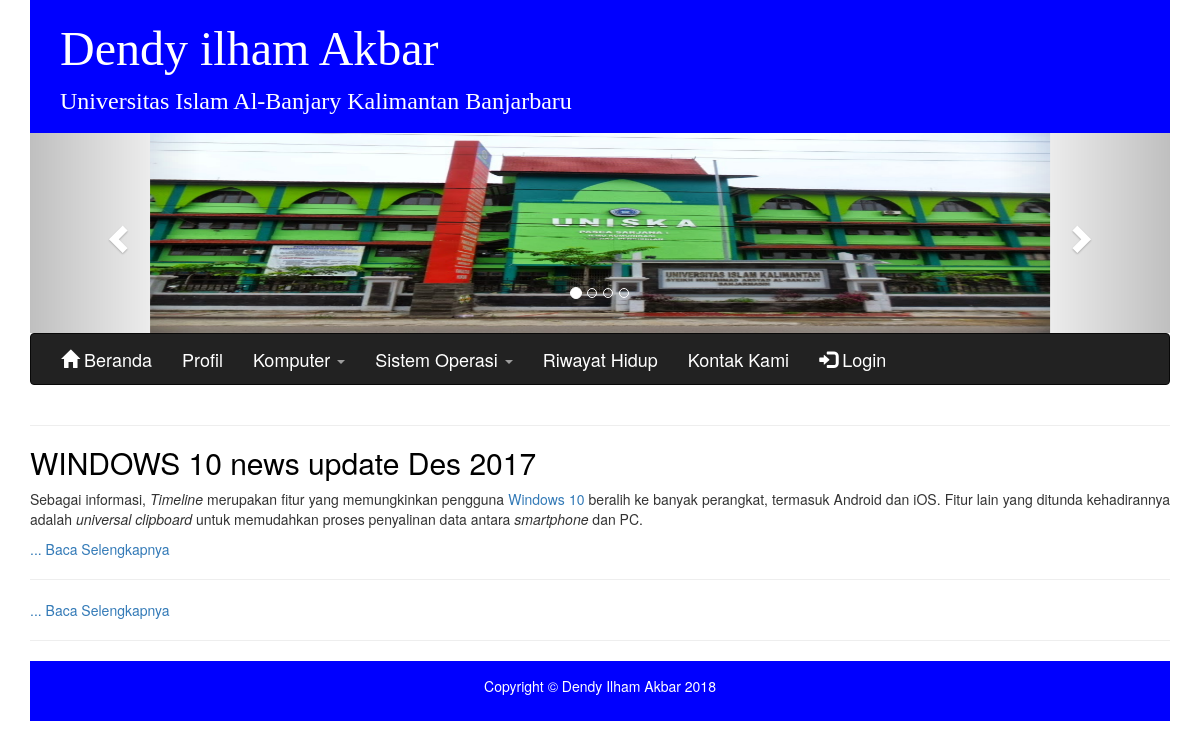
The page /public/berita.php on the database its author committed.
### tables this page shows
CREATE TABLE `berita` (
  `id_berita` int(11) NOT NULL,
  `judul_berita` varchar(50) NOT NULL,
  `isi` text NOT NULL,
  `kategori` varchar(10) NOT NULL
);

### public/berita.php (the view, shortened to what this page needs)
<?php
include("../masterpages/header.php");
$sql = "select * from berita order by id_berita desc";
$exe = mysql_query($sql);
;?>
<div class="container">
<div id="content">
<?php
while($list = mysql_fetch_array($exe)) {
?>
<hr>
<h2 style="color: black;"><td><?php echo $list['judul_berita']; ?></td></h2>
<div align="justify"><td><?php echo substr( $list['isi'],0,450); ?><a href="berita_utama.php?id=<?php echo $list[0]; ?>">... Baca Selengkapnya</a></td></div>
<?php
}
?>
<hr>
</div>
</div>
<?php
include("../masterpages/footer.php");
?>

### rows shown on the page
berita: judul_berita "WINDOWS 10 news update Des 2017", isi "Sebagai informasi, Timeline merupakan fitur yang memungkinkan pengguna Windows 10 beralih ke banyak perangkat, termasuk Android dan iOS. Fitur lain yang ditunda kehadirannya adalah universal clipboard untuk memudahkan proses penyalinan data antara smartphone dan PC."
